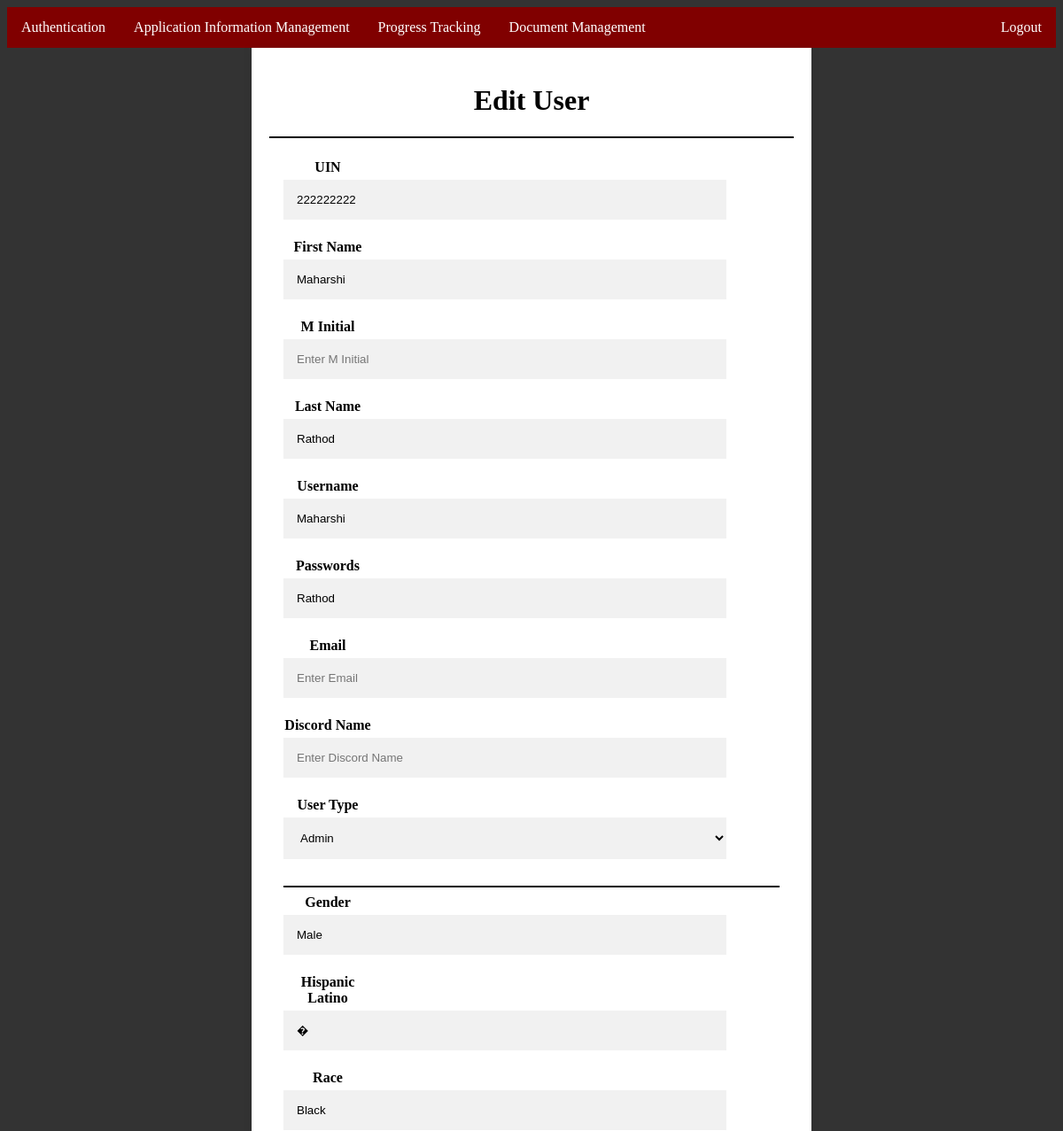
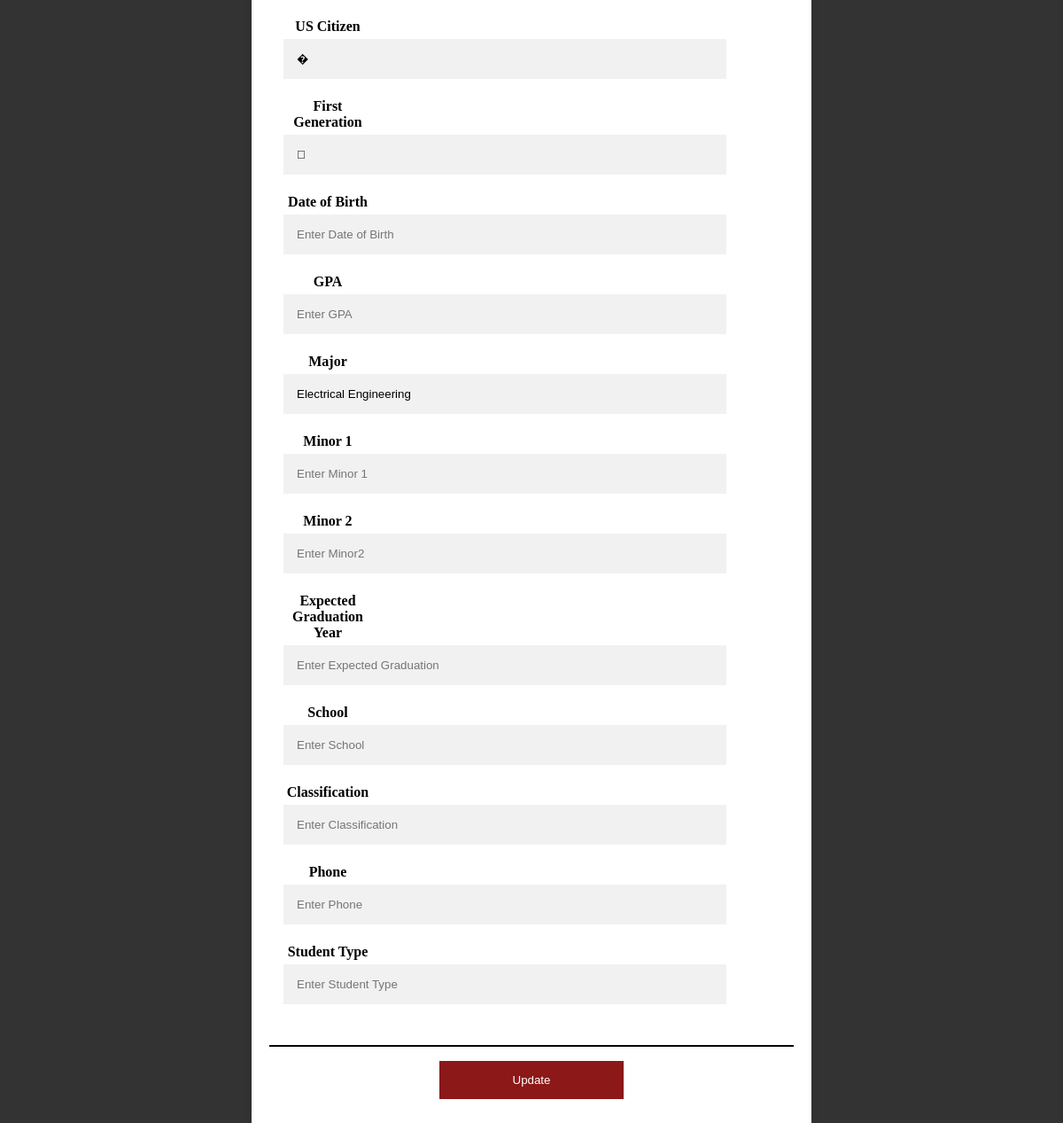
Page /students/authentication/authEditSearchResultsStudent.php?UIN=222222222 (signed in) on the committed database (2 pictures, top to bottom).
### tables this page shows
CREATE TABLE Users (
    UIN INT PRIMARY KEY,
    First_Name VARCHAR(255),
    M_Initial CHAR(1),
    Last_Name VARCHAR(255),
    Username VARCHAR(255),
    Passwords VARCHAR(255),
    User_Type VARCHAR(255),
    Email VARCHAR(255),
    Discord_Name VARCHAR(255)
);

CREATE TABLE College_Student (
    UIN INT PRIMARY KEY,
    Gender VARCHAR(255),
    Hispanic_Latino BINARY,
    Race VARCHAR(255),
    US_Citizen BINARY,
    First_Generation BINARY,
    DoB DATE,
    GPA FLOAT,
    Major VARCHAR(255),
    Minor1 VARCHAR(255),
    Minor2 VARCHAR(255),
    Expected_Graduation SMALLINT,
    School VARCHAR(255),
    Classification VARCHAR(255),
    Phone INT,
    Student_Type VARCHAR(255),
    FOREIGN KEY (UIN) REFERENCES Users(UIN)
);

### students/authentication/authEditSearchResultsStudent.php (the view, shortened to what this page needs)
<?php
  $UIN = isset($_GET['UIN']) ? $_GET['UIN'] : '';
  $value = $UIN;
?>
<html>
  <body>
    <head>
      <link rel="stylesheet" href="authEditSearchResults.css">
    </head>
    <ul>
      <li><a href="authentication.php?UIN=<?php echo $UIN; ?>">Authentication</a></li>
      <li><a href="../programmanagement/programmanagement.php?UIN=<?php echo $UIN; ?>">Application Information Management</a></li>
      <li><a href="../progresstracking/progresstracking.php?UIN=<?php echo $UIN; ?>">Progress Tracking</a></li>
      <li><a href="../document.php?UIN=<?php echo $UIN; ?>">Document Management</a></li>
      <li style="float:right"><a href="../../login.php">Logout</a></li>
    </ul>
<?php
    $servername = "localhost";
    $username = "user";
    $password = "pass1";
    $dbname = "csce310project";
    $conn = new mysqli($servername, $username, $password, $dbname);
    $sql = "SELECT * FROM `users` WHERE UIN = $value";
    $result = $conn->query($sql);
    if ($result->num_rows > 0) {
        $row = $result->fetch_assoc();
    } else {
        header("Location: authentication.php?UIN=$UIN");
        exit;
      }
?>
<form action="authEditStudent_Backend.php?UIN=<?php echo $UIN; ?>" method="post">
    <h1>Edit User</h1>
    <hr>
<div class="container">
    <div class = "hold">
        <label for="UIN"><b>UIN</b></label>
        <input type="text" value="<?php echo $row['UIN']; ?>" placeholder="Enter UIN" name="UIN" id="UIN" required>
        <label for="First_Name"><b>First Name</b></label>
        <input type="text" value="<?php echo $row['First_Name']; ?>" placeholder="Enter First Name" name="First_Name" id="First_Name" required>
        <label for="M_Initial"><b>M Initial</b></label>
        <input type="text" value="<?php echo $row['M_Initial']; ?>" placeholder="Enter M Initial" name="M_Initial" id="M_Initial" required>
    </div>
    <div class = "hold">
        <label for="Last_Name"><b>Last Name</b></label>
        <input type="text" value="<?php echo $row['Last_Name']; ?>" placeholder="Enter Last Name" name="Last_Name" id="Last_Name" required>
        <label for="Username"><b>Username</b></label>
        <input type="text" value="<?php echo $row['Username']; ?>" placeholder="Enter Username" name="Username" id="Username" required>
    </div>
    <div class = "hold">
        <label for="Passwords"><b>Passwords</b></label>
        <input type="text" value="<?php echo $row['Passwords']; ?>"placeholder="Enter Passwords" name="Passwords" id="Passwords" required>
        <label for="Email"><b>Email</b></label>
        <input type="text" value="<?php echo $row['Email']; ?>"placeholder="Enter Email" name="Email" id="Email" required>
        <label for="Discord_Name"><b>Discord Name</b></label>
        <input type="text" value="<?php echo $row['Discord_Name']; ?>"placeholder="Enter Discord Name" name="Discord_Name" id="Discord_Name" required>
        <label for="User_Type"><b>User Type</b></label>
        <select name="User_Type" id="User_Type">
            <option value="Admin">Admin</option>
        </select>
    </div>
<hr>
<?php
    $sql = "SELECT * FROM `college_student` WHERE UIN = " . $value;
    $result = $conn->query($sql);
    if ($result->num_rows > 0) {
        $row = $result->fetch_assoc();
    } else {
        header("Location: authentication.php?UIN=$UIN");
        exit;
      }
?>
    <div class = "hold">
        <label for="Gender"><b>Gender</b></label>
        <input type="text" value="<?php echo $row['Gender']; ?>" placeholder="Enter Gender" name="Gender" id="Gender" required>
        <label for="Hispanic_Latino"><b>Hispanic Latino</b></label>
        <input type="text" value="<?php echo $row['Hispanic_Latino']; ?>" placeholder="Enter Hispanic Latino" name="Hispanic_Latino" id="Hispanic_Latino" required>
    </div>
    <div class = "hold">
        <label for="Race"><b>Race</b></label>
        <input type="text" value="<?php echo $row['Race']; ?>" placeholder="Enter Race" name="Race" id="Race" required>
        <label for="US_Citizen"><b>US Citizen</b></label>
        <input type="text" value="<?php echo $row['US_Citizen']; ?>" placeholder="Enter US Citizen" name="US_Citizen" id="US_Citizen" required>
    </div>
    <div class = "hold">
        <label for="First_Generation"><b>First Generation</b></label>
        <input type="text" value="<?php echo $row['First_Generation']; ?>"placeholder="Enter First Generation" name="First_Generation" id="First_Generation" required>
        <label for="DoB"><b>Date of Birth</b></label>
        <input type="text" value="<?php echo $row['DoB']; ?>"placeholder="Enter Date of Birth" name="DoB" id="DoB" required>
        <label for="GPA"><b>GPA</b></label>
        <input type="text" value="<?php echo $row['GPA']; ?>"placeholder="Enter GPA" name="GPA" id="GPA" required>
    </div>
    <div class = "hold">
        <label for="Major"><b>Major</b></label>
        <input type="text" value="<?php echo $row['Major']; ?>" placeholder="Enter Major" name="Major" id="Major" required>
        <label for="Minor1"><b>Minor 1</b></label>
        <input type="text" value="<?php echo $row['Minor1']; ?>" placeholder="Enter Minor 1" name="Minor1" id="Minor1" required>
    </div>
    <div class = "hold">
        <label for="Minor2"><b>Minor 2</b></label>
        <input type="text" value="<?php echo $row['Minor2']; ?>" placeholder="Enter Minor2" name="Minor2" id="Minor2" required>
        <label for="Expected_Graduation"><b>Expected Graduation Year</b></label>
        <input type="text" value="<?php echo $row['Expected_Graduation']; ?>" placeholder="Enter Expected Graduation" name="Expected_Graduation" id="Expected_Graduation" required>
    </div>
    <div class = "hold">
        <label for="School"><b>School</b></label>
        <input type="text" value="<?php echo $row['School']; ?>" placeholder="Enter School" name="School" id="School" required>
        <label for="Classification"><b>Classification</b></label>
        <input type="text" value="<?php echo $row['Classification']; ?>" placeholder="Enter Classification" name="Classification" id="Classification" required>
    </div>
    <div class = "hold">
        <label for="Phone"><b>Phone</b></label>
        <input type="text" value="<?php echo $row['Phone']; ?>" placeholder="Enter Phone" name="Phone" id="Phone" required>
        <label for="Student_Type"><b>Student Type</b></label>
        <input type="text" value="<?php echo $row['Student_Type']; ?>" placeholder="Enter Student Type" name="Student_Type" id="Student_Type" required>
    </div>
</div>
<hr>
<button type="submit" class="registerbtn">Update</button>
</form>

### students/authentication/authEditSearchResults.css (style rules this page uses)
ul { list-style-type: none; margin: 0; padding: 0; overflow: hidden; background-color: maroon; }
li { float: left; }
li a { display: block; color: white; text-align: center; padding: 14px 16px; text-decoration: none; }
body { background-color: #333; }
form { background-color: #fff; padding: 20px; border-radius: 0px; box-shadow: 0 0 10px rgba(0, 0, 0, 0.1); text-align: center; width: 50%; margin: 0 auto; }
input[type=text], input[type=password], select { width: 500%; padding: 15px; margin: 5px 0 22px 0; display: inline-block; border: none; background: #f1f1f1; }
.hold { width: 100px; }
hr { border: 1px solid black; }
button { background-color: maroon; color: white; padding: 14px 20px; margin: 8px 0; border: none; cursor: pointer; width: 100%; opacity: 0.9; }
.registerbtn { width: 35%; }
.container { padding: 16px; }

### rows in the picture
users: UIN "222222222", First_Name "Maharshi", Last_Name "Rathod", Username "Maharshi", Passwords "Rathod"
college_student: Gender "Male", Hispanic_Latino "�", Race "Black", US_Citizen "�", First_Generation "\u0001", Major "Electrical Engineering"
